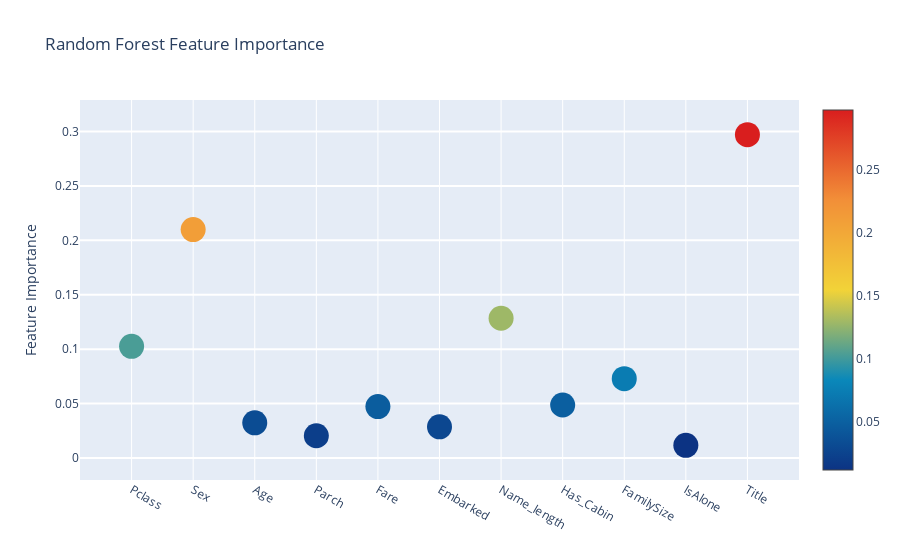
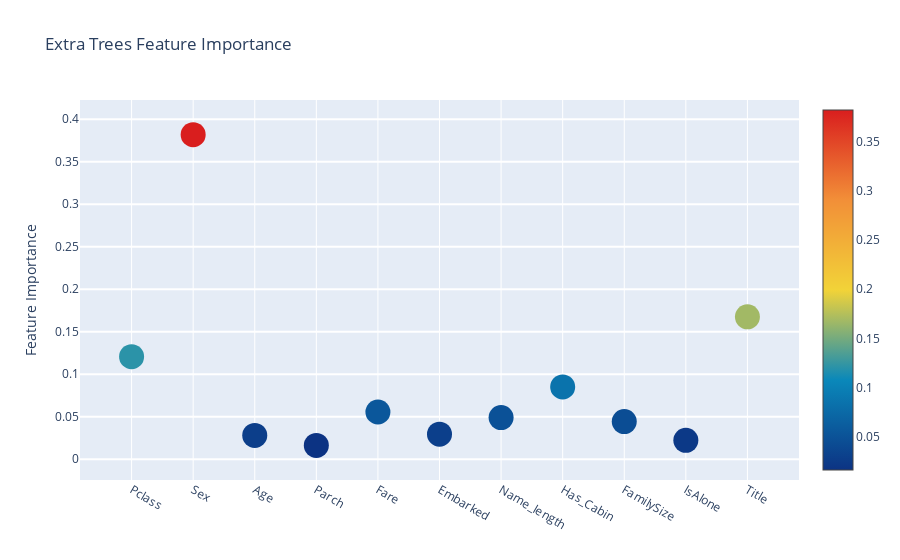
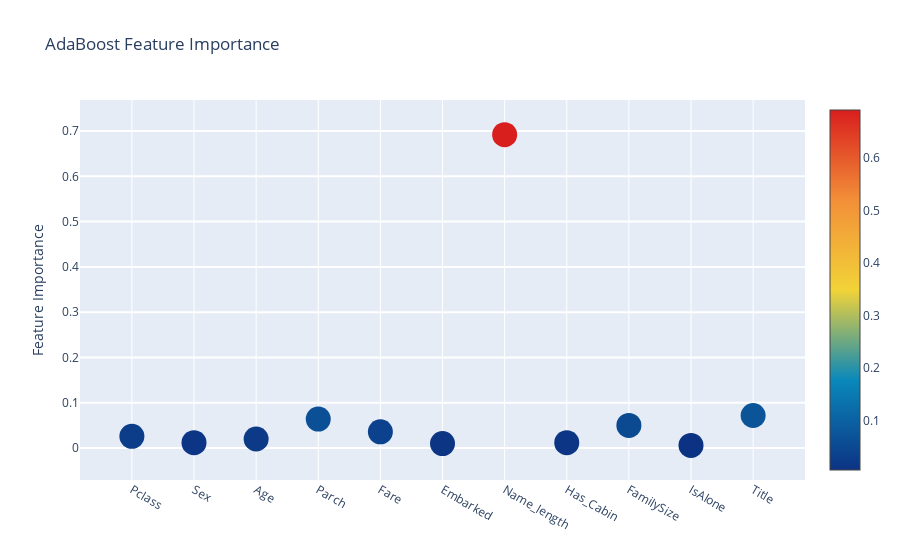
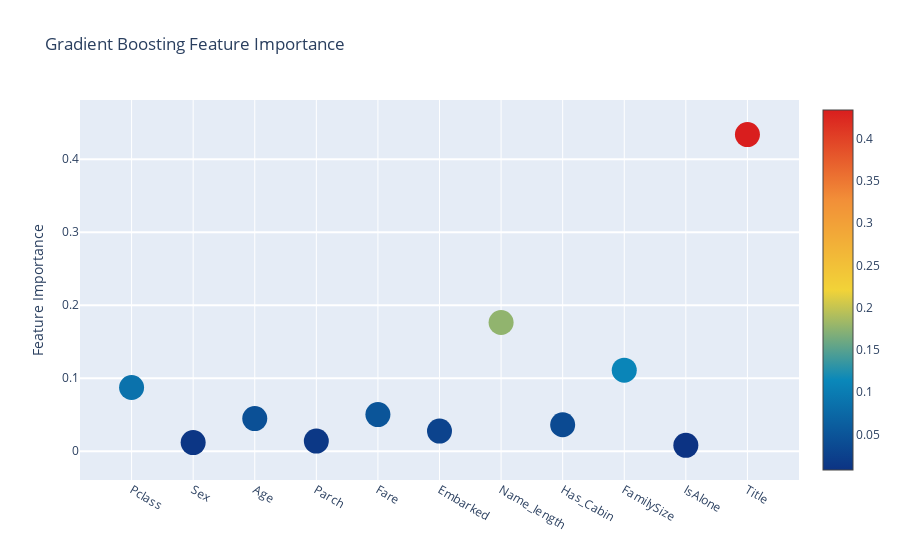

The notebook cell saved with these charts, in order:
### Code cell
trace = go.Scatter(
    y = feature_dataframe['Random Forest feature importances'].values,
    x = feature_dataframe['features'].values,
    mode = 'markers',
    marker = dict(
        sizemode = 'diameter',
        sizeref = 1,
        size = 25,
        color = feature_dataframe['Random Forest feature importances'].values,
        colorscale = 'Portland',
        showscale = True
    ),
    text = feature_dataframe['features'].values
)
data = [trace]

layout = go.Layout(
    autosize = True,
    title = 'Random Forest Feature Importance',
    hovermode = 'closest',
    yaxis = dict(
        title = 'Feature Importance',
        ticklen = 5,
        gridwidth = 2
    ),
    showlegend = False
)

fig = go.Figure(data = data, layout = layout)

py.iplot(fig, filename = 'scatter2010')

trace = go.Scatter(
    y = feature_dataframe['Extra Trees feature importances'].values,
    x = feature_dataframe['features'].values,
    mode = 'markers',
    marker = dict(
        sizemode = 'diameter',
        sizeref = 1,
        size = 25,
        color = feature_dataframe['Extra Trees feature importances'].values,
        colorscale = 'Portland',
        showscale = True
    ),
    text = feature_dataframe['features'].values
)
data = [trace]

layout = go.Layout(
    autosize = True,
    title = 'Extra Trees Feature Importance',
    hovermode = 'closest',
    yaxis = dict(
        title = 'Feature Importance',
        ticklen = 5,
        gridwidth = 2
    ),
    showlegend = False
)

fig = go.Figure(data = data, layout = layout)

py.iplot(fig, filename = 'scatter2010')

trace = go.Scatter(
    y = feature_dataframe['AdaBoost feature importances'].values,
    x = feature_dataframe['features'].values,
    mode = 'markers',
    marker = dict(
        sizemode = 'diameter',
        sizeref = 1,
        size = 25,
        color = feature_dataframe['AdaBoost feature importances'].values,
        colorscale = 'Portland',
        showscale = True
    ),
    text = feature_dataframe['features'].values
)
data = [trace]

layout = go.Layout(
    autosize = True,
    title = 'AdaBoost Feature Importance',
    hovermode = 'closest',
    yaxis = dict(
        title = 'Feature Importance',
        ticklen = 5,
        gridwidth = 2
    ),
    showlegend = False
)

fig = go.Figure(data = data, layout = layout)

py.iplot(fig, filename = 'scatter2010')

trace = go.Scatter(
    y = feature_dataframe['Gradient Boost feature importances'].values,
    x = feature_dataframe['features'].values,
    mode = 'markers',
    marker = dict(
        sizemode = 'diameter',
        sizeref = 1,
        size = 25,
        color = feature_dataframe['Gradient Boost feature importances'].values,
        colorscale = 'Portland',
        showscale = True
    ),
    text = feature_dataframe['features'].values
)
data = [trace]

layout = go.Layout(
    autosize = True,
    title = 'Gradient Boosting Feature Importance',
    hovermode = 'closest',
    yaxis = dict(
        title = 'Feature Importance',
        ticklen = 5,
        gridwidth = 2
    ),
    showlegend = False
)

fig = go.Figure(data = data, layout = layout)

py.iplot(fig, filename = 'scatter2010')

### Figure 1 — Plotly figure (JSON) as saved in the notebook; plotly's stock layout.template omitted (floating-point values rounded to 4 significant figures)
{"data": [{"marker": {"color": [0.1026, 0.2099, 0.03233, 0.02045, 0.04728, 0.02861, 0.1284, 0.04867, 0.07292, 0.01159, 0.2972], "colorscale": [[0.0, "rgb(12,51,131)"], [0.25, "rgb(10,136,186)"], [0.5, "rgb(242,211,56)"], [0.75, "rgb(242,143,56)"], [1.0, "rgb(217,30,30)"]], "showscale": true, "size": 25, "sizemode": "diameter", "sizeref": 1}, "mode": "markers", "text": ["Pclass", "Sex", "Age", "Parch", "Fare", "Embarked", "Name_length", "Has_Cabin", "FamilySize", "IsAlone", "Title"], "type": "scatter", "x": ["Pclass", "Sex", "Age", "Parch", "Fare", "Embarked", "Name_length", "Has_Cabin", "FamilySize", "IsAlone", "Title"], "y": [0.1026, 0.2099, 0.03233, 0.02045, 0.04728, 0.02861, 0.1284, 0.04867, 0.07292, 0.01159, 0.2972]}], "layout": {"autosize": true, "hovermode": "closest", "showlegend": false, "title": {"text": "Random Forest Feature Importance"}, "yaxis": {"gridwidth": 2, "ticklen": 5, "title": {"text": "Feature Importance"}}}}

### Figure 2 — Plotly figure (JSON) as saved in the notebook; plotly's stock layout.template omitted (floating-point values rounded to 4 significant figures)
{"data": [{"marker": {"color": [0.1207, 0.3818, 0.02799, 0.01632, 0.05554, 0.02951, 0.04898, 0.08506, 0.04433, 0.02224, 0.1675], "colorscale": [[0.0, "rgb(12,51,131)"], [0.25, "rgb(10,136,186)"], [0.5, "rgb(242,211,56)"], [0.75, "rgb(242,143,56)"], [1.0, "rgb(217,30,30)"]], "showscale": true, "size": 25, "sizemode": "diameter", "sizeref": 1}, "mode": "markers", "text": ["Pclass", "Sex", "Age", "Parch", "Fare", "Embarked", "Name_length", "Has_Cabin", "FamilySize", "IsAlone", "Title"], "type": "scatter", "x": ["Pclass", "Sex", "Age", "Parch", "Fare", "Embarked", "Name_length", "Has_Cabin", "FamilySize", "IsAlone", "Title"], "y": [0.1207, 0.3818, 0.02799, 0.01632, 0.05554, 0.02951, 0.04898, 0.08506, 0.04433, 0.02224, 0.1675]}], "layout": {"autosize": true, "hovermode": "closest", "showlegend": false, "title": {"text": "Extra Trees Feature Importance"}, "yaxis": {"gridwidth": 2, "ticklen": 5, "title": {"text": "Feature Importance"}}}}

### Figure 3 — Plotly figure (JSON) as saved in the notebook; plotly's stock layout.template omitted (floating-point values rounded to 4 significant figures)
{"data": [{"marker": {"color": [0.026, 0.012, 0.02, 0.064, 0.036, 0.01, 0.692, 0.012, 0.05, 0.006, 0.072], "colorscale": [[0.0, "rgb(12,51,131)"], [0.25, "rgb(10,136,186)"], [0.5, "rgb(242,211,56)"], [0.75, "rgb(242,143,56)"], [1.0, "rgb(217,30,30)"]], "showscale": true, "size": 25, "sizemode": "diameter", "sizeref": 1}, "mode": "markers", "text": ["Pclass", "Sex", "Age", "Parch", "Fare", "Embarked", "Name_length", "Has_Cabin", "FamilySize", "IsAlone", "Title"], "type": "scatter", "x": ["Pclass", "Sex", "Age", "Parch", "Fare", "Embarked", "Name_length", "Has_Cabin", "FamilySize", "IsAlone", "Title"], "y": [0.026, 0.012, 0.02, 0.064, 0.036, 0.01, 0.692, 0.012, 0.05, 0.006, 0.072]}], "layout": {"autosize": true, "hovermode": "closest", "showlegend": false, "title": {"text": "AdaBoost Feature Importance"}, "yaxis": {"gridwidth": 2, "ticklen": 5, "title": {"text": "Feature Importance"}}}}

### Figure 4 — Plotly figure (JSON) as saved in the notebook; plotly's stock layout.template omitted (floating-point values rounded to 4 significant figures)
{"data": [{"marker": {"color": [0.08721, 0.01175, 0.04458, 0.01376, 0.05012, 0.02747, 0.1763, 0.0362, 0.111, 0.007901, 0.4337], "colorscale": [[0.0, "rgb(12,51,131)"], [0.25, "rgb(10,136,186)"], [0.5, "rgb(242,211,56)"], [0.75, "rgb(242,143,56)"], [1.0, "rgb(217,30,30)"]], "showscale": true, "size": 25, "sizemode": "diameter", "sizeref": 1}, "mode": "markers", "text": ["Pclass", "Sex", "Age", "Parch", "Fare", "Embarked", "Name_length", "Has_Cabin", "FamilySize", "IsAlone", "Title"], "type": "scatter", "x": ["Pclass", "Sex", "Age", "Parch", "Fare", "Embarked", "Name_length", "Has_Cabin", "FamilySize", "IsAlone", "Title"], "y": [0.08721, 0.01175, 0.04458, 0.01376, 0.05012, 0.02747, 0.1763, 0.0362, 0.111, 0.007901, 0.4337]}], "layout": {"autosize": true, "hovermode": "closest", "showlegend": false, "title": {"text": "Gradient Boosting Feature Importance"}, "yaxis": {"gridwidth": 2, "ticklen": 5, "title": {"text": "Feature Importance"}}}}
